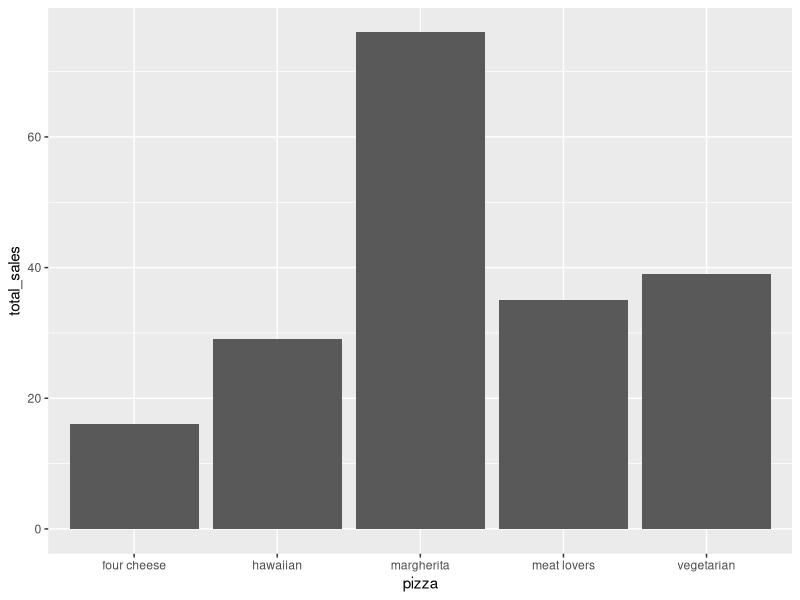
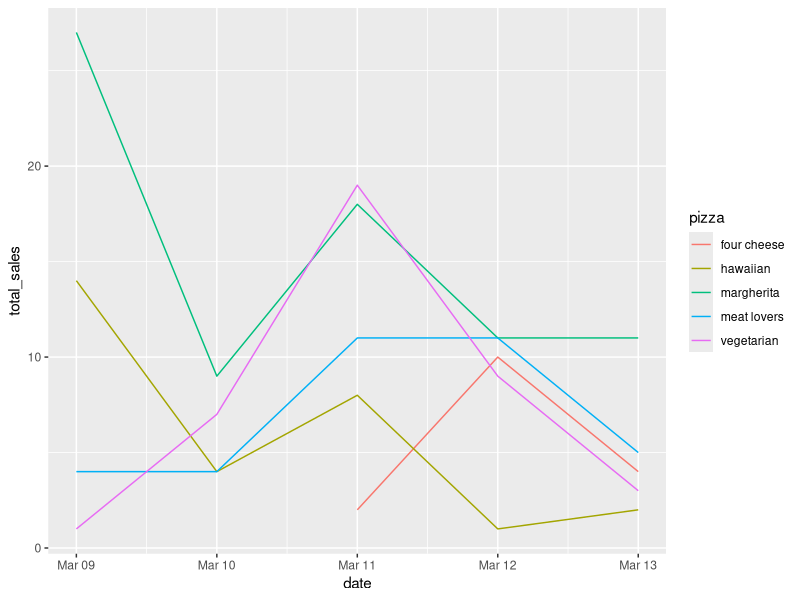
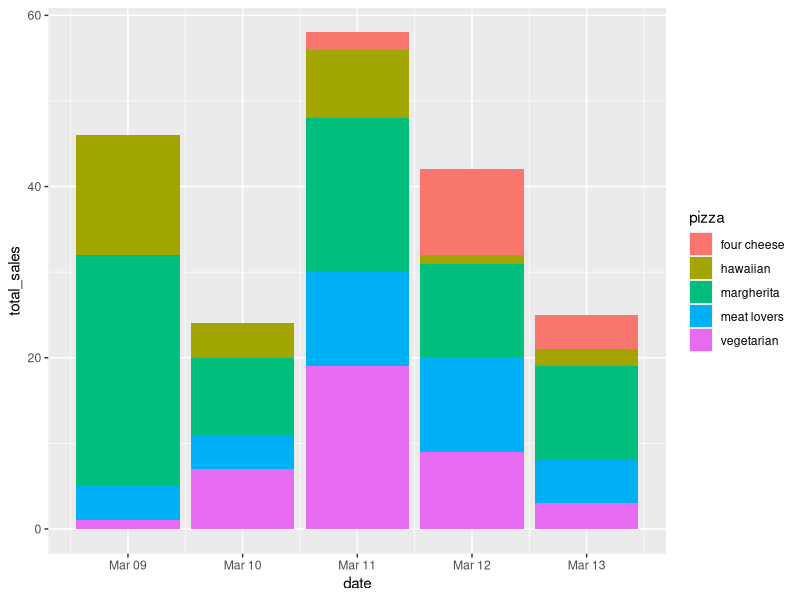

Here is the R script that generated these plots, in order: (Note: this script raises an error after producing the figures.)
# Pizza sales

##### 1. Load packages #######
library(tidyverse)
library(lubridate)

##### 2. Load data #######
sales_data <- read.csv("sales/202003_sales.csv")

##### 3. Create summaries #####

# Monthly sales per pizza type
sales_summary <- sales_data %>% # In this line we are assigning all the code to 
  # a new object called sales_summary, we started with the dataset sales_data, 
  # then we used pipes to move forward with this dataset. When we see the pipes 
  # symbol %>% it means that we are doing a sequence of actions. 
  group_by(pizza, month) %>% # Here we use group_by() to put the observations 
  # in groups, and the following operations will be performed "by group". 
  # Because we put two arguments inside the function, this will group both by 
  # the pizza type, and month. (then pipes again)
  summarize(total_sales = sum(number)) # The function summarise() creates a new 
  # dataframe, it will have one (or more) rows for each combination of grouping 
  # variables. In this case, because we said sum(number), this column called 
  # total sales will be the sum of the elements in the "number" rows for each 
  # of the groups above. The result will allow us to see the total of each 
  # flavor of pizza sold in which month. It is worth to note that after running 
  # this, the console pane returns the following message: `summarise()` has 
  # grouped output by 'pizza'. You can override using the `.groups` argument.
  # I checked on Google and found the following about it: The reason for the 
  # message is that the dplyr package drops the last group variable that was 
  # specified in the group_by function, in case we are using multiple columns to 
  # group our data before applying the summarise function. This message helps to 
  # make the user aware that a grouping was performed. However, the message does 
  # not have an impact on the final result.

ggplot(data = sales_summary, aes(x = pizza, y = total_sales))+
  geom_bar(stat = "identity")

# Daily sales
# Create "proper" dates
sales_data$date <- ymd(paste(sales_data$year, "/", sales_data$month, "/", sales_data$day))  

# Summarize data
sales_summary_daily <- sales_data %>% # Once again creating a new object, 
  # selecting our dataset, and using pipes to establish a sequence of actions. 
  group_by(pizza, date) %>% # We are doing the same thing we did in question 3, 
  # but now the second group will be the actual date, which now has its columns 
  # that was created in the previous step. (then pipes again)
  summarize(total_sales = sum(number)) # This is very similar to what we did 
  # before, but here we are working with the dates and not months. The result 
  # is a dataframe where we'll see all the pizza flavors, the day they were sold, 
  # and how many pizzas were sold that day.

# Plot
ggplot(data = sales_summary_daily, aes(x = date, y = total_sales, color = pizza))+
  geom_line()

ggplot(data = sales_summary_daily, aes(x = date, y = total_sales, fill = pizza))+
  geom_bar(stat = "identity")

# Average data
sales_ave_daily2 <- sales_data %>% # Once again, this is similar to what was done 
  # before, new object <- dataset %>% (pipes to create sequence),
  group_by(pizza, date) %>% # function group_by() to group variables together, 
  # then pipes to keep the sequence. 
  summarize(ave_sales = mean(number)) # This will result in an average of how 
  # many pizzas were sold that day. Checking the original dataset, I saw that 
  # there are multiple entries for the same day and same pizza. For example, 
  # for the Hawaiian pizza, there are 4 different rows but all are from the same 
  # day. Even though this is the case, each of this rows for Hawaiian has a 
  # different amount of pizzas sold (number column), so the mean here is the 
  # average of the pizzas sold on that day. This is taking all the repetitive 
  # dates, and making an average from that. 

ggplot(data = sales_ave_daily, aes(x = date, y = ave_sales, fill = pizza))+
  geom_bar(stat = "identity", position = "dodge")
